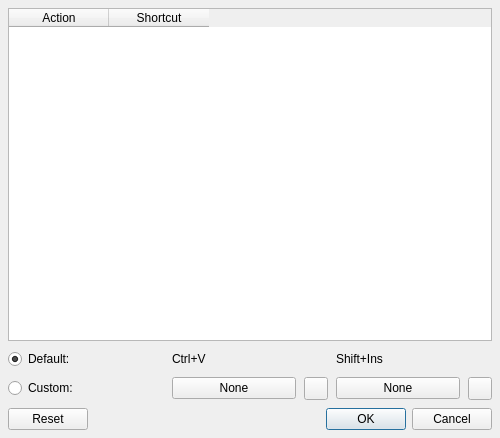
<?xml version="1.0" encoding="UTF-8"?>
<ui version="4.0">
 <class>ShortcutListDialog</class>
 <widget class="QDialog" name="ShortcutListDialog">
  <property name="geometry">
   <rect>
    <x>0</x>
    <y>0</y>
    <width>500</width>
    <height>438</height>
   </rect>
  </property>
  <property name="windowTitle">
   <string>Dialog</string>
  </property>
  <layout class="QVBoxLayout" name="shortcutListLayout">
   <property name="spacing">
    <number>8</number>
   </property>
   <property name="margin">
    <number>8</number>
   </property>
   <item>
    <widget class="QTableWidget" name="shortcutListTableWidget">
     <property name="alternatingRowColors">
      <bool>true</bool>
     </property>
     <attribute name="verticalHeaderVisible">
      <bool>false</bool>
     </attribute>
     <column>
      <property name="text">
       <string>Action</string>
      </property>
     </column>
     <column>
      <property name="text">
       <string>Shortcut</string>
      </property>
     </column>
    </widget>
   </item>
   <item>
    <layout class="QGridLayout" name="detailsLayout">
     <property name="topMargin">
      <number>0</number>
     </property>
     <property name="spacing">
      <number>8</number>
     </property>
     <item row="0" column="0">
      <widget class="QRadioButton" name="defaultRadioButton">
       <property name="text">
        <string>Default:</string>
       </property>
       <property name="checked">
        <bool>true</bool>
       </property>
      </widget>
     </item>
     <item row="1" column="0">
      <widget class="QRadioButton" name="customRadioButton">
       <property name="text">
        <string>Custom:</string>
       </property>
      </widget>
     </item>
     <item row="1" column="1">
      <layout class="QHBoxLayout" name="shortcutLayout">
       <property name="spacing">
        <number>8</number>
       </property>
       <item>
        <widget class="QPushButton" name="shortcutPushButton">
         <property name="minimumSize">
          <size>
           <width>84</width>
           <height>0</height>
          </size>
         </property>
         <property name="text">
          <string>None</string>
         </property>
         <property name="icon">
          <iconset resource="../images/openlp-2.qrc">
           <normaloff>:/system/system_configure_shortcuts.png</normaloff>:/system/system_configure_shortcuts.png</iconset>
         </property>
         <property name="checkable">
          <bool>true</bool>
         </property>
         <property name="checked">
          <bool>false</bool>
         </property>
        </widget>
       </item>
       <item>
        <widget class="QToolButton" name="clearShortcutToolButton">
         <property name="minimumSize">
          <size>
           <width>0</width>
           <height>16</height>
          </size>
         </property>
         <property name="text">
          <string/>
         </property>
         <property name="icon">
          <iconset resource="../images/openlp-2.qrc">
           <normaloff>:/system/clear_shortcut.png</normaloff>:/system/clear_shortcut.png</iconset>
         </property>
        </widget>
       </item>
      </layout>
     </item>
     <item row="1" column="2">
      <layout class="QHBoxLayout" name="alternateLayout">
       <property name="spacing">
        <number>8</number>
       </property>
       <item>
        <widget class="QPushButton" name="alternatePushButton">
         <property name="text">
          <string>None</string>
         </property>
         <property name="icon">
          <iconset resource="../images/openlp-2.qrc">
           <normaloff>:/system/system_configure_shortcuts.png</normaloff>:/system/system_configure_shortcuts.png</iconset>
         </property>
        </widget>
       </item>
       <item>
        <widget class="QToolButton" name="clearAlternateButton">
         <property name="text">
          <string/>
         </property>
         <property name="icon">
          <iconset resource="../images/openlp-2.qrc">
           <normaloff>:/system/clear_shortcut.png</normaloff>:/system/clear_shortcut.png</iconset>
         </property>
        </widget>
       </item>
      </layout>
     </item>
     <item row="0" column="1">
      <widget class="QLabel" name="shortcutLabel">
       <property name="text">
        <string>Ctrl+V</string>
       </property>
      </widget>
     </item>
     <item row="0" column="2">
      <widget class="QLabel" name="alternateLabel">
       <property name="text">
        <string>Shift+Ins</string>
       </property>
      </widget>
     </item>
    </layout>
   </item>
   <item>
    <widget class="QDialogButtonBox" name="shortcutListButtonBox">
     <property name="orientation">
      <enum>Qt::Horizontal</enum>
     </property>
     <property name="standardButtons">
      <set>QDialogButtonBox::Cancel|QDialogButtonBox::Ok|QDialogButtonBox::Reset</set>
     </property>
    </widget>
   </item>
  </layout>
 </widget>
 <resources>
  <include location="../images/openlp-2.qrc"/>
 </resources>
 <connections>
  <connection>
   <sender>shortcutListButtonBox</sender>
   <signal>accepted()</signal>
   <receiver>ShortcutListDialog</receiver>
   <slot>accept()</slot>
   <hints>
    <hint type="sourcelabel">
     <x>248</x>
     <y>254</y>
    </hint>
    <hint type="destinationlabel">
     <x>157</x>
     <y>274</y>
    </hint>
   </hints>
  </connection>
  <connection>
   <sender>shortcutListButtonBox</sender>
   <signal>rejected()</signal>
   <receiver>ShortcutListDialog</receiver>
   <slot>reject()</slot>
   <hints>
    <hint type="sourcelabel">
     <x>316</x>
     <y>260</y>
    </hint>
    <hint type="destinationlabel">
     <x>286</x>
     <y>274</y>
    </hint>
   </hints>
  </connection>
 </connections>
</ui>
